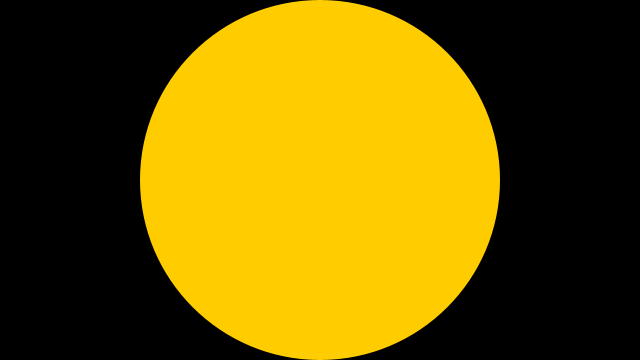
Frame 1 (no input)
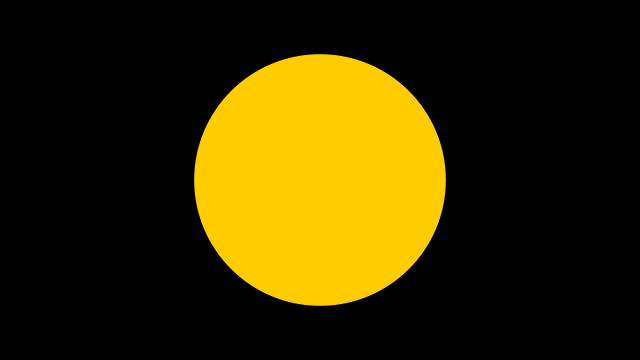
Frame 60 (the mouse pressed at the canvas centre just before this capture)
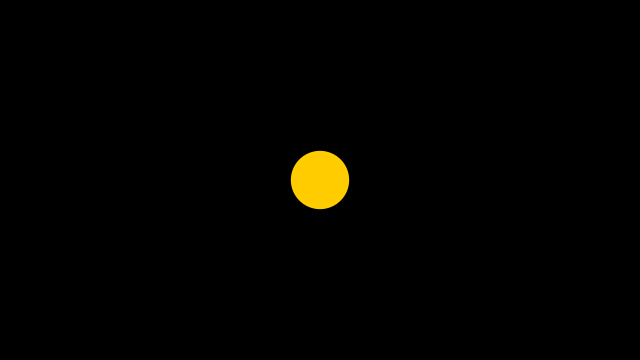
Frame 120 (the mouse held since frame 60 and released just before this capture)

The Processing sketch that drew these frames (run headless with seeded random() and noise(); from frame 60 on, the mouse is pressed at the canvas centre):

// Processing sketch: mySketch
// ── mySketch.pde
// Sine
// https://processing.org/examples/sine.html

// Smoothly scaling size with the sin() function.

 
float diameter; 
float angle = 0;

void setup() {
  size(640, 360);
  diameter = height - 10;
  noStroke();
  fill(255, 204, 0);
}

void draw() {
  
  background(0);

  float d1 = 10 + (sin(angle) * diameter/2) + diameter/2;
  float d2 = 10 + (sin(angle + PI/2) * diameter/2) + diameter/2;
  float d3 = 10 + (sin(angle + PI) * diameter/2) + diameter/2;
  
  //ellipse(0, height/2, d1, d1);
  ellipse(width/2, height/2, d2, d2);
  //ellipse(width, height/2, d3, d3);
  
  angle += 0.02;
}
